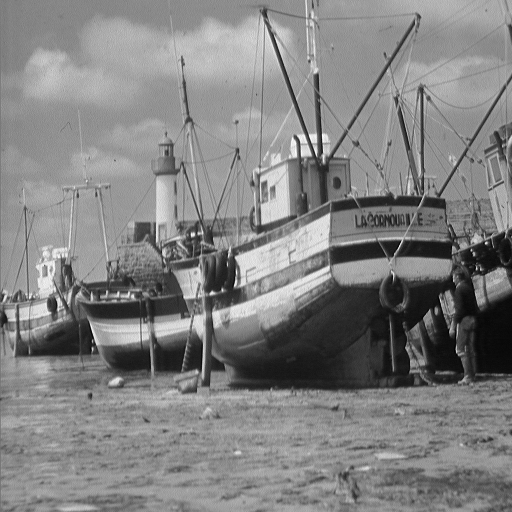
//> input picture img/boat.tiff, 512 x 512 px
$ ./sift ../img/boat.tiff   (built with g++ and OpenCV 4)
//> lines starting //> are read from the running program, lines starting //| are printed output that depends on the picture; after the words box and inside, x2 and y2 are one past the last pixel; in counts of white or black regions, pixels touching at a corner belong together
### SIFT/sift.h
#include <opencv2/core/core.hpp>
#include <opencv2/imgproc/imgproc.hpp>
#include <opencv2/highgui/highgui.hpp>
#include <iostream>

using namespace cv;
using namespace std;

#define M_PI 3.14159265358979323846
#define N_OCT 7
#define N_SCALE 3
#define SIGMA 1.6
#define PEAK_THRESH 7.65 //0.03*255=7.65
#define EDGE_THRESH 12.1 //(r+1)^2/r, where r=10

// Display the content of a Mat for debugging purposes
// [26 lines left out: functions printMat, MyFilledCircle, not called in this run]


// calculate the cofactor of element (row,col)
int GetMinor(float **src, float **dest, int row, int col, int order)
{
	// indicate which col and row is being copied to dest
	int colCount = 0, rowCount = 0;

	for (int i = 0; i < order; i++)
	{
		if (i != row)
		{
			colCount = 0;
			for (int j = 0; j < order; j++)
			{
				// when j is not the element
				if (j != col)
				{
					dest[rowCount][colCount] = src[i][j];
					colCount++;
				}
			}
			rowCount++;
		}
	}

	return 1;
}

// Calculate the determinant recursively.
double CalcDeterminant(float **mat, int order)
{
	// order must be >= 0
	// stop the recursion when matrix is a single element
	if (order == 1)
		return mat[0][0];

	// the determinant value
	float det = 0;

	// allocate the cofactor matrix
	float **minor;
	minor = new float*[order - 1];
	for (int i = 0; i<order - 1; i++)
		minor[i] = new float[order - 1];

	for (int i = 0; i < order; i++)
	{
		// get minor of element (0,i)
		GetMinor(mat, minor, 0, i, order);
		// the recusion is here!

		det += (i % 2 == 1 ? -1.0 : 1.0) * mat[0][i] * CalcDeterminant(minor, order - 1);
		//det += pow( -1.0, i ) * mat[0][i] * CalcDeterminant( minor,order-1 );
	}

	// release memory
	for (int i = 0; i<order - 1; i++)
		delete[] minor[i];
	delete[] minor;

	return det;
}

// matrix inversioon
// the result is put in Y
void MatrixInversion(float **A, int order, float **Y)
{
	// get the determinant of a
	double det = 1.0 / CalcDeterminant(A, order);

	// memory allocation
	float *temp = new float[(order - 1)*(order - 1)];
	float **minor = new float*[order - 1];
	for (int i = 0; i<order - 1; i++)
		minor[i] = temp + (i*(order - 1));

	for (int j = 0; j<order; j++)
	{
		for (int i = 0; i<order; i++)
		{
			// get the co-factor (matrix) of A(j,i)
			GetMinor(A, minor, j, i, order);
			Y[i][j] = det*CalcDeterminant(minor, order - 1);
			if ((i + j) % 2 == 1)
				Y[i][j] = -Y[i][j];
		}
	}

	// release memory
	//delete [] minor[0];
	delete[] temp;
	delete[] minor;
}

void downsample(const Mat& src, Mat& dst)
{
	dst = Mat(src.rows / 2, src.cols / 2, src.type());
	for (int r = 0; r < dst.rows; r++) {
		for (int c = 0; c < dst.cols; c++) {
			dst.at<float>(r, c) = src.at<float>(2 * r + 1, 2 * c + 1);
		}
	}
}

// kernel width = height = 2*radius+1
// Kernel size must be a param because we will calculate difference of two Gaussian kernels of difference sigma.
// The subtraction requires two kernels to have equal dimension.
Mat my_gaussian(double sigma, int radius)
{
	Mat G(2 * radius + 1, 2 * radius + 1, CV_32F);
	for (int x = -radius; x <= radius; x++)
	{
		for (int y = -radius; y <= radius; y++)
		{
			G.at<float>(x + radius, y + radius) = (float)(1 / (2 * M_PI*pow(sigma, 2.0)) * exp((pow(x, 2.0) + pow(y, 2.0)) / (-2 * pow(sigma, 2.0))));
		}
	}
	return G;
}


/*
	Returns an array of Mat, size = n_oct*(N_SCALE+2)
	n_oct = number of octaves
	n_scale = how many intermediate scales between si and 2*si (default=3)
	Logically treat as 2D array of Mat: DoG[n_oct][n_scale+1]. 1st index: which octave; 2nd index: which scale within that octave.
	But we implement as 1D array of size n_oct*(n_scale+1), since "new int[sizeY][sizeX]" requires sizeX to be constant.
	Pyramid_2d[i][j] => Pyramid_1d[i*(n_scale+1)+j], scale = 2^(i+j/4)*sigma, assume n_scale=3
	For octave[i], lowest scale = 2^i*sigma, highest scale = 2^(i+1)*sigma. By default there are 3 intermediate scales in btwn.
	Lowest scale of octave[n+1] = highest scale of scale[n] downsampled by 2.
*/
void build_gaussian_pyramid(const Mat& img, Mat* dst, int n_oct)
{
	int idx = 0;
	Mat start_img = img.clone();
	Mat temp;

	for (int oct = 0; oct < n_oct; oct++) {
		for (int s = 0; s < N_SCALE + 2; s++) {
			// For 2nd octave and above, the lowest scale image doesn't need filtering. It's just downsampled from previous octave.
			if (oct > 0 && s==0) {
				dst[idx++] = start_img.clone();
				continue;
			}
			float sigma = pow(2.0, oct + s / (N_SCALE + 1.0))*SIGMA;
			int r = (int)ceil(sigma * 3);
			Mat G = my_gaussian(sigma, r);
			filter2D(start_img, temp, CV_32F, G);
			dst[idx++] = temp.clone();
		}
		start_img.deallocate();
		downsample(temp, start_img); // lowest scale of octave[n+1] = highest scale of scale[n] downsampled by 2
	}
}

// Size = n_oct*(N_SCALE + 2)
void build_gradient(const Mat* pyramid, Mat* Grad_x, Mat* Grad_y, int n_oct)
{
	Mat L;

	for (int idx = 0; idx < n_oct*(N_SCALE + 2); idx++) {
		L = pyramid[idx];
		Grad_x[idx] = L.clone();
		Grad_y[idx] = L.clone();
		for (int r = 0; r < L.rows; r++) {
			for (int c = 0; c < L.cols; c++) {
				// First column
				if (c == 0) {
					Grad_x[idx].at<float>(r, c) = L.at<float>(r, c + 1) - L.at<float>(r, c);
				} // Last column
				else if (c == L.cols - 1) {
					Grad_x[idx].at<float>(r, c) = L.at<float>(r, c) - L.at<float>(r, c-1);
				} // Middle columns
				else
					Grad_x[idx].at<float>(r, c) = 0.5*(L.at<float>(r, c + 1) - L.at<float>(r, c - 1));

				// First row
				if (r == 0) {
					Grad_y[idx].at<float>(r, c) = L.at<float>(r + 1, c) - L.at<float>(r, c);
				}
				else if (r == L.rows - 1) {
					Grad_y[idx].at<float>(r, c) = L.at<float>(r, c) - L.at<float>(r-1, c);
				}
				else {
					Grad_y[idx].at<float>(r, c) = 0.5*(L.at<float>(r + 1, c) - L.at<float>(r - 1, c));
				}
			}
		}
	}
}


/*
	Returns an array of Mat, size = n_oct*(N_SCALE+1)
	n_oct = number of octaves
	n_scale = how many intermediate scales between si and 2*si (default=3)
	Logically treat DoG as 2D array of Mat: DoG[n_oct][n_scale+1].
	1st index denotes which octave. 2nd index denotes which scale within that octave.
	However, new int[sizeY][sizeX] requires sizeX to be constant.
	So we implement with 1D array of size n_oct*(n_scale+1).
*/
void build_DoG(const Mat* pyramid, Mat* DoG, int n_oct, int n_scale = N_SCALE, float sigma = SIGMA)
{

	int idx_dog = 0;
	int idx_pyr = 0;
	for (int i = 0; i < n_oct; i++) {
		for (int j = 0; j <= n_scale; j++) {
			double scale_cur = pow(2.0, i + j / (n_scale + 1.0))*sigma;
			double scale_nxt = pow(2.0, i + (j + 1) / (n_scale + 1.0))*sigma;
			int r = (int)ceil(scale_nxt * 3); // choose size from higher scale Mat, use 3-sigma rule
			Mat G_cur, G_nxt;
			G_cur = pyramid[idx_pyr];
			G_nxt = pyramid[idx_pyr + 1];
			DoG[idx_dog++] = G_nxt - G_cur;
			idx_pyr++;
		}
		idx_pyr++; // skip the highest scale of each octave
	}
}


void build_mag_orient(const Mat* Grad_x, const Mat* Grad_y, Mat* mag, Mat* theta, int n_oct)
{
	Mat g_x, g_y;
	for (int idx = 0; idx < n_oct*(N_SCALE + 2); idx++) {
		g_x = Grad_x[idx];
		g_y = Grad_y[idx];
		mag[idx] = g_x.clone();
		theta[idx] = g_x.clone();
		for (int r = 0; r < g_x.rows; r++) {
			for (int c = 0; c < g_x.cols; c++) {
				mag[idx].at<float>(r, c) = 2 * sqrt(g_x.at<float>(r, c)*g_x.at<float>(r, c) + g_y.at<float>(r, c)*g_y.at<float>(r, c));
				theta[idx].at<float>(r, c) = atan2(g_y.at<float>(r, c), g_x.at<float>(r, c));
			}
		}
	}
}

#define N_BINS 8

// Assign orientation for ONE kp
void get_kp_orient(const Mat* mag, const Mat* theta, const Point kp, const Point kp_scale, vector<float>& angles, int n_oct)
{
	// Initialize the orientation histogram
	float hist[N_BINS];
	for (int n = 0; n < N_BINS - 1; n++)
		hist[n] = 0;

	// Get kp's location and scale
	int x = kp.x;
	int y = kp.y;
	Mat mat_mag = mag[kp_scale.x*(N_SCALE + 2) + kp_scale.y];
	Mat mat_theta = theta[kp_scale.x*(N_SCALE + 2) + kp_scale.y];

	// Now draw a circle around (x,y) and collect samples into a hist. Here's how.
	// Similar thetas fall into same bin. Value is mag weighted by distance to (x,y).
	// Circle radius = (simga*1.5) * 3
	float sigmaw = SIGMA * 1.5;
	float radius = sigmaw * 3;
	int x_min = fmax(0, (floor)(x - radius));
	int x_max = fmin(mat_mag.cols - 1, (ceil)(x + radius));
	int y_min = fmax(0, (floor)(y - radius));
	int y_max = fmin(mat_mag.rows - 1, (ceil)(y + radius));

	for (int xi = x_min; xi <= x_max; xi++) {
		for (int yi = y_min; yi <= y_max; yi++) {
			float dx = xi - x;
			float dy = yi - y;
			float dist2 = dx*dx + dy*dy;
			if (dist2 > radius*radius) continue; // outside the circle, discard
			// Find which bin this sample belongs. Assume each bin has range [bin_min, bin_max).
			float bin_step = 360.0 / N_BINS;
			int bin_idx = (floor)(mat_theta.at<float>(yi, xi) / bin_step);
			float weight = exp(dist2 / (2 * sigmaw*sigmaw));
			float val = mat_mag.at<float>(yi, xi);
			hist[bin_idx] += val * weight;
		}
	}

	// Now hist is populated. Find peak value and its index.
	float hist_peak = 0;
	int idx_peak = 0;
	for (int n = 0; n < N_BINS - 1; n++) {
		if (hist[n] > hist_peak) {
			hist_peak = hist[n];
			idx_peak = n;
		}
	}
	angles.push_back((idx_peak + 0.5)*360.0 / N_BINS); // in degrees

	// Now find 80% within peak
	for (int n = 0; n < N_BINS - 1; n++) {
		if (n == idx_peak) continue;
		if (hist[n] > hist_peak*0.8) {
			angles.push_back((n + 0.5)*360.0 / N_BINS);
		}
	}
}

### SIFT/sift.cpp
#include <opencv2/core/core.hpp>
#include <opencv2/imgproc/imgproc.hpp>
#include <opencv2/highgui/highgui.hpp>
#include <iostream>
#include <string>
#include <math.h>
#include <sstream>
#include <vector>
#include <iomanip>
#include "sift.h"

using namespace cv;
using namespace std;


// TODO:
//	1. Move memory allocation to inside functions. Use (Mat*&) as function param type.


// kernel width = height = 2*radius+1
// All elements are zero, except the center is 1
// Use to achieve identity (does not change input) during convolution
// [29 lines left out: functions self_kernel, build_orientation_hist, not called in this run]


// Usage: sift.exe image_file
int main(int argc, char** argv)
{
	if (argc != 2)
	{
		cout << "ERROR: incorrect number or arguments." << std::endl;
		return -1;
	}

	Mat img, img_float;
	img = imread(argv[1], IMREAD_GRAYSCALE);
//> img is the input picture: 512 rows x 512 cols, CV_8UC1; min 0, max 255, mean 129.7
	img.convertTo(img_float, CV_32F);

	// Option:
	//     int n_oct = (int)ceil(log2((double)fmin(img.rows, img.cols)));
	int n_oct = 7;
	Mat* g_pyramid = new Mat[n_oct*(N_SCALE + 2)];
	cout << "building Gaussian pyramid ..." << endl;
	build_gaussian_pyramid(img_float, g_pyramid, N_OCT);
//> the loop in build_gaussian_pyramid, `for (int oct = 0; oct < n_oct; oct++)` made 7 passes
//> idx on passes 1 to 7: 5, 10, 15, 20, 25, 30, 35
//> pass 1, in build_gaussian_pyramid, `downsample(temp, start_img);`:
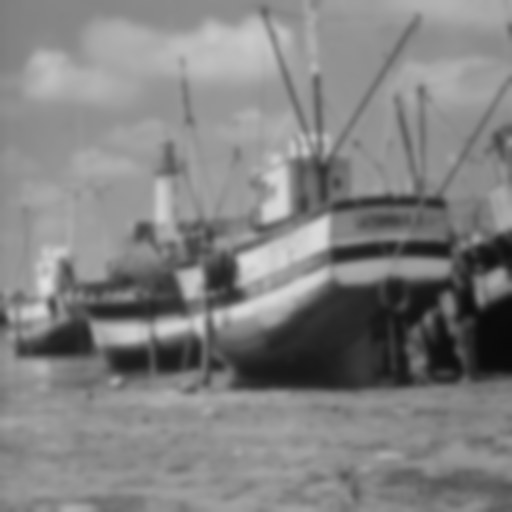
//> temp: 512 rows x 512 cols, CV_32FC1; min 9.6, max 224.7, mean 129.5
//> after the loop in build_gaussian_pyramid, `for (int oct = 0; oct < n_oct; oct++)`: idx = 35
	cout << "building DoG ..." << endl;
	Mat* DoG = new Mat[n_oct*(N_SCALE + 1)];
	build_DoG(g_pyramid, DoG, n_oct);
//> the loop in build_DoG, `for (int i = 0; i < n_oct; i++)` made 7 passes
//> (idx_dog, idx_pyr) on passes 1 to 7: (4, 5), (8, 10), (12, 15), (16, 20), (20, 25), (24, 30), (28, 35)
//> after the loop in build_DoG, `for (int i = 0; i < n_oct; i++)`:
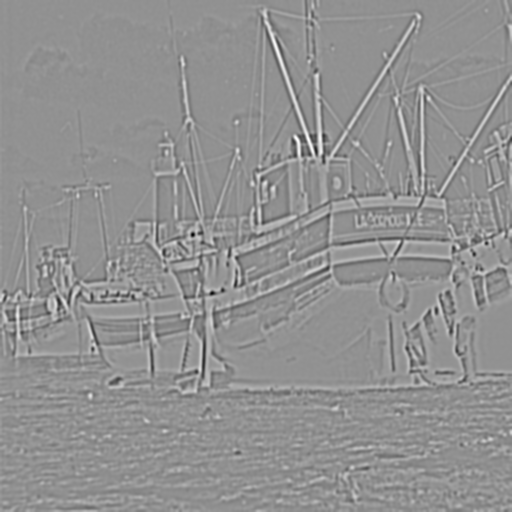
//> DoG: 512 rows x 512 cols, CV_32FC1; min -17.83, max 13.38, mean -0.0173; drawn with min black and max white
//> after the loop in build_DoG, `for (int i = 0; i < n_oct; i++)`: idx_dog = 28; idx_pyr = 35

	//printMat(DoG[0](Rect(100, 100, 8, 8)), 3);


	// Search for extrema within DoG[n_oct][n_scale+1]
	// For each point in DoG[i][j], compare with neighboring points within same image, as well as DoG[i][j-1] and DoG[i][j+1]
	// Never compare images of different octaves.
	// Also lowest and highest scale images within each octave do not produce any output since they don't have lower/higher scale neighbor.
	// The output is keypoint locations (x,y). We use Vector<Point> to store them.
	vector<Point> kp;
	vector<Point> kp_scale; // stores the scale index (i,j), actual scale = pow(2.0, i+j/(N_SCALE+1.0))*sigma
	cout << "searching for extrema ..." << endl;
	for (int i = 0; i < n_oct; i++) {
		for (int j = 1; j <= N_SCALE-1; j++) {
			Mat prv = DoG[i*(N_SCALE + 1) + j - 1];
			Mat cur = DoG[i*(N_SCALE + 1) + j];
			Mat nxt = DoG[i*(N_SCALE + 1) + j + 1];
			Mat prev_cur_nxt[] = { cur, prv, nxt };

			// Skip boundary pixels
			for (int c = 1; c < cur.cols-1; c++) {
				for (int r = 1; r < cur.rows-1; r++) {
					float center = cur.at<float>(r, c);
					bool is_max = false;
					bool is_min = false;
					bool pass = true;

					if (center > prv.at<float>(r, c))
						is_max = true;
					else if (center < prv.at<float>(r, c))
						is_min = true;
					else
						continue;

					for (int x = 0; x <= 2; x++)
					{
						Mat temp = prev_cur_nxt[x];

						float N = temp.at<float>(r - 1, c);
						pass = ((is_min && center < N) || (is_max && center > N));
						if (!pass) break;

						float NE = temp.at<float>(r - 1, c + 1);
						pass = ((is_min && center < NE) || (is_max && center > NE));
						if (!pass) break;

						float E = temp.at<float>(r, c + 1);
						pass = ((is_min && center < E) || (is_max && center > E));
						if (!pass) break;

						float SE = temp.at<float>(r + 1, c + 1);
						pass = ((is_min && center < SE) || (is_max && center > SE));
						if (!pass) break;

						float S = temp.at<float>(r + 1, c);
						pass = ((is_min && center < S) || (is_max && center > S));
						if (!pass) break;

						float SW = temp.at<float>(r + 1, c - 1);
						pass = ((is_min && center < SW) || (is_max && center > SW));
						if (!pass) break;

						float W = temp.at<float>(r, c - 1);
						pass = ((is_min && center < W) || (is_max && center > W));
						if (!pass) break;

						float NW = temp.at<float>(r - 1, c - 1);
						pass = ((is_min && center < NW) || (is_max && center > NW));
						if (!pass) break;
					}

					float p_nxt = nxt.at<float>(r, c);
					pass = pass && ((is_min && center < p_nxt) || (is_max && center > p_nxt));

					if (pass) {
						kp.push_back(Point(c, r));
						kp_scale.push_back(Point(i, j));
					}
				}
			}
		}
	}
//> after the loop, kp = 2635 Points (x, y), first 12: [3, 83], [3, 492], [4, 38], [4, 234], [4, 419], [4, 482], [5, 100], [6, 472], [7, 424], [8, 168], [8, 348], [8, 433]; kp_scale = contour of 2635 points, box (x1, y1, x2, y2) (0, 1, 3, 3), area 1

	cout << "# of keypoints (before refinement) = " << kp.size() << endl;
//| # of keypoints (before refinement) = 2635

	// Eliminate keypoints along edges
	// Now we have two vectors: kp, kp_scale
	// We want to compute Hessian = [Dxx Dxy; Dxy; Dyy] for each kp
	// img_DoG
	vector<Point> refined_kp;
	vector<Point> refined_kp_scale;
	for (int i = 0; i < kp.size(); i++) {
		Point loc = kp.at(i);
		int x = loc.x;
		int y = loc.y;
		Point scale = kp_scale.at(i);
		Mat img_cur = DoG[scale.x*(N_SCALE + 1) + scale.y];
		float D = img_cur.at<float>(y, x);
		float Dx = 0.5*(img_cur.at<float>(y, x + 1) - img_cur.at<float>(y, x - 1));
		float Dy = 0.5*(img_cur.at<float>(y + 1, x) - img_cur.at<float>(y - 1, x));
		float Dxx = img_cur.at<float>(y, x + 1) + img_cur.at<float>(y, x - 1) - 2 * img_cur.at<float>(y, x);
		float Dyy = img_cur.at<float>(y+1, x) + img_cur.at<float>(y-1, x) - 2 * img_cur.at<float>(y, x);
		float Dxy = 0.25*(img_cur.at<float>(y + 1, x + 1) + img_cur.at<float>(y - 1, x - 1) - img_cur.at<float>(y + 1, x - 1) - img_cur.at<float>(y - 1, x + 1));
		Mat img_higher = DoG[scale.x*(N_SCALE + 1) + scale.y + 1];
		Mat img_lower = DoG[scale.x*(N_SCALE + 1) + scale.y - 1];
		float Ds = 0.5*(img_higher.at<float>(y, x) - img_lower.at<float>(y, x));
		float Dss = img_higher.at<float>(y, x) + img_lower.at<float>(y, x) - 2 * img_cur.at<float>(y, x);
		float Dxs = 0.25*(img_higher.at<float>(y, x + 1) + img_lower.at<float>(y, x - 1) - img_higher.at<float>(y, x - 1) - img_lower.at<float>(y, x + 1));
		float Dys = 0.25*(img_higher.at<float>(y + 1, x) + img_lower.at<float>(y - 1, x) - img_higher.at<float>(y - 1, x) - img_lower.at<float>(y + 1, x));

		float* lapD[3];
		lapD[0] = new float[3]{Dxx, Dxy, Dxs};
		lapD[1] = new float[3]{Dxy, Dyy, Dys};
		lapD[2] = new float[3]{Dxs, Dys, Dss};

		float* inv_lapD[3];
		for (int x = 0; x < 3; ++x)
			inv_lapD[x] = new float[3];

		MatrixInversion((float**)lapD, 3, (float**)inv_lapD);
		double peak_x = -inv_lapD[0][1] * Dx - inv_lapD[0][1] * Dy - inv_lapD[0][2] * Ds;
		double peak_y = -inv_lapD[1][1] * Dx - inv_lapD[1][1] * Dy - inv_lapD[1][2] * Ds;
		double peak_s = -inv_lapD[2][1] * Dx - inv_lapD[2][1] * Dy - inv_lapD[2][2] * Ds;
		float peak_val = D + 0.5*(Dx*peak_x + Dy*peak_y + Ds*peak_s);

		// Eliminate kp if peak_val<PEAK_THRESH (low contrast) or score>EDGE_THRESH (along an edge)
		if (abs(peak_val) < PEAK_THRESH)
			continue;

		float score = (Dxx + Dyy)*(Dxx + Dyy) / (Dxx*Dyy - Dxy*Dxy);
		if (score > EDGE_THRESH)
			continue;

		// Pass, store in new vector
		refined_kp.push_back(Point(loc));
		refined_kp_scale.push_back(Point(scale));
	}
//> this loop made 2635 passes
//> (x, y, D, Dx, Dy, Dxx, Dyy, Dxy) on passes 1 to 3: (3, 83, -0.371, -0.0296, 0.0251, 0.141, 0.0568, -0.0183), (3, 492, -1.2, -0.0399, 0.119, 0.282, 0.281, -0.0435), (4, 38, -0.0304, 0.00259, 0.00611, 0.0121, 0.0209, 0.00122)
//> pass 1, `Mat img_higher = DoG[scale.x*(N_SCALE + 1) + scale.y + 1];`:
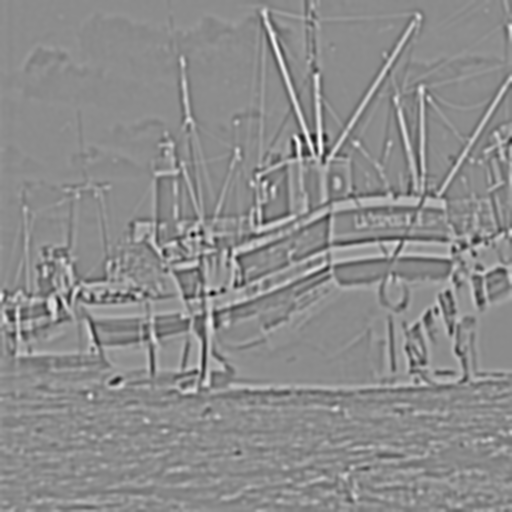
//> img_higher: 512 rows x 512 cols, CV_32FC1; min -14.68, max 12.19, mean 0.118; drawn with min black and max white
	kp.clear();
	kp_scale.clear();

	cout << "# of keypoints (after refinement) = " << refined_kp.size() << endl;
//| # of keypoints (after refinement) = 49

	// [12 lines of commented-out code are left out]


	Mat* Grad_x = new Mat[n_oct*(N_SCALE + 2)];
	Mat* Grad_y = new Mat[n_oct*(N_SCALE + 2)];
	cout << "building gradient ..." << endl;
	build_gradient(g_pyramid, Grad_x, Grad_y, N_OCT);
//> after the loop in build_gradient, `for (int idx = 0; idx < n_oct*(N_SCALE + 2); idx++)`:
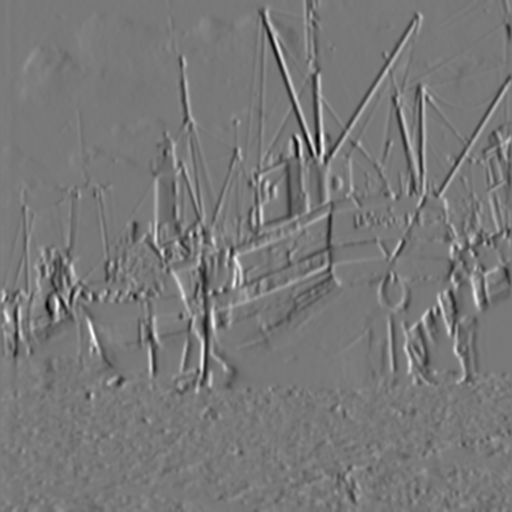
//> Grad_x: 512 rows x 512 cols, CV_32FC1; min -35.84, max 39.73, mean -0.1; drawn with min black and max white
//> after the loop in build_gradient, `for (int idx = 0; idx < n_oct*(N_SCALE + 2); idx++)`:
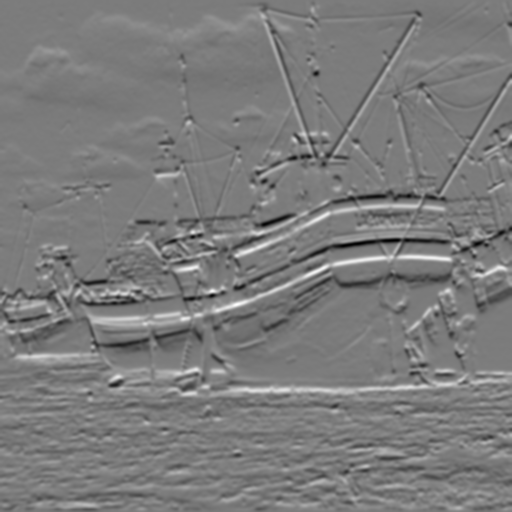
//> Grad_y: 512 rows x 512 cols, CV_32FC1; min -31.23, max 32.94, mean 0; drawn with min black and max white
	Mat* mag = new Mat[n_oct*(N_SCALE + 2)];
	Mat* theta = new Mat[n_oct*(N_SCALE + 2)];
	cout << "building magnitude and orientation ..." << endl;
	build_mag_orient(Grad_x, Grad_y, mag, theta, N_OCT);
//> after the loop in build_mag_orient, `for (int idx = 0; idx < n_oct*(N_SCALE + 2); idx++)`:
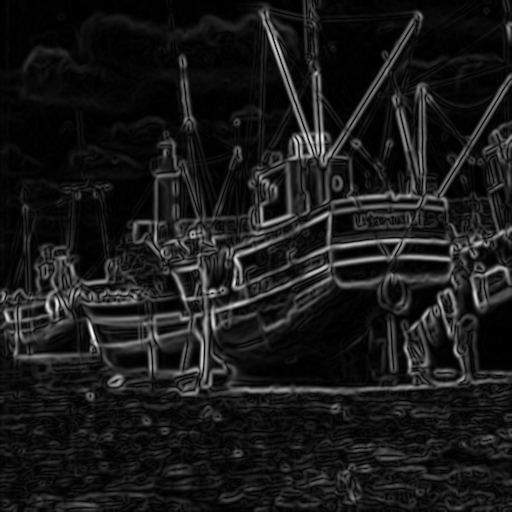
//> mag: 512 rows x 512 cols, CV_32FC1; min 0.00208, max 83.57, mean 8.5; drawn with min black and max white
	vector<float> angles(refined_kp.size());
	Point one_kp = refined_kp.at(0);
	Point one_kp_scale = refined_kp_scale.at(0);
	get_kp_orient(mag, theta, one_kp, one_kp_scale, angles, N_OCT);
//> in get_kp_orient, `Mat mat_theta = theta[kp_scale.x*(N_SCALE + 2) + kp_scale.y];`:
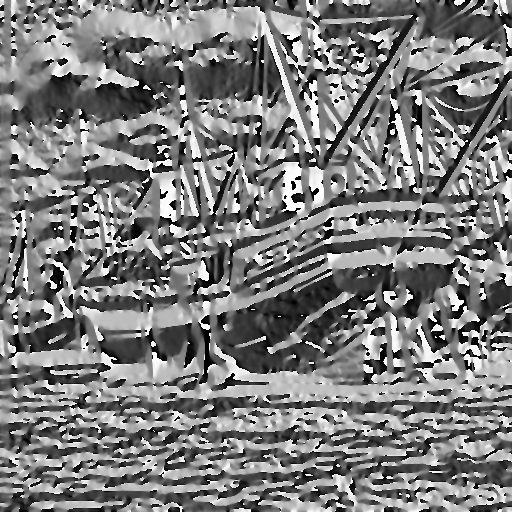
//> mat_theta: 512 rows x 512 cols, CV_32FC1; min -3.14, max 3.14, mean -0.0669; drawn with min black and max white
//> the loop in get_kp_orient, `for (int xi = x_min; xi <= x_max; xi++)` made 17 passes


	waitKey(0);
	return 0;
}

// To display a float img, first need to convert to char type
// Mat img_out;
// img_float.convertTo(img_out, CV_8U);
